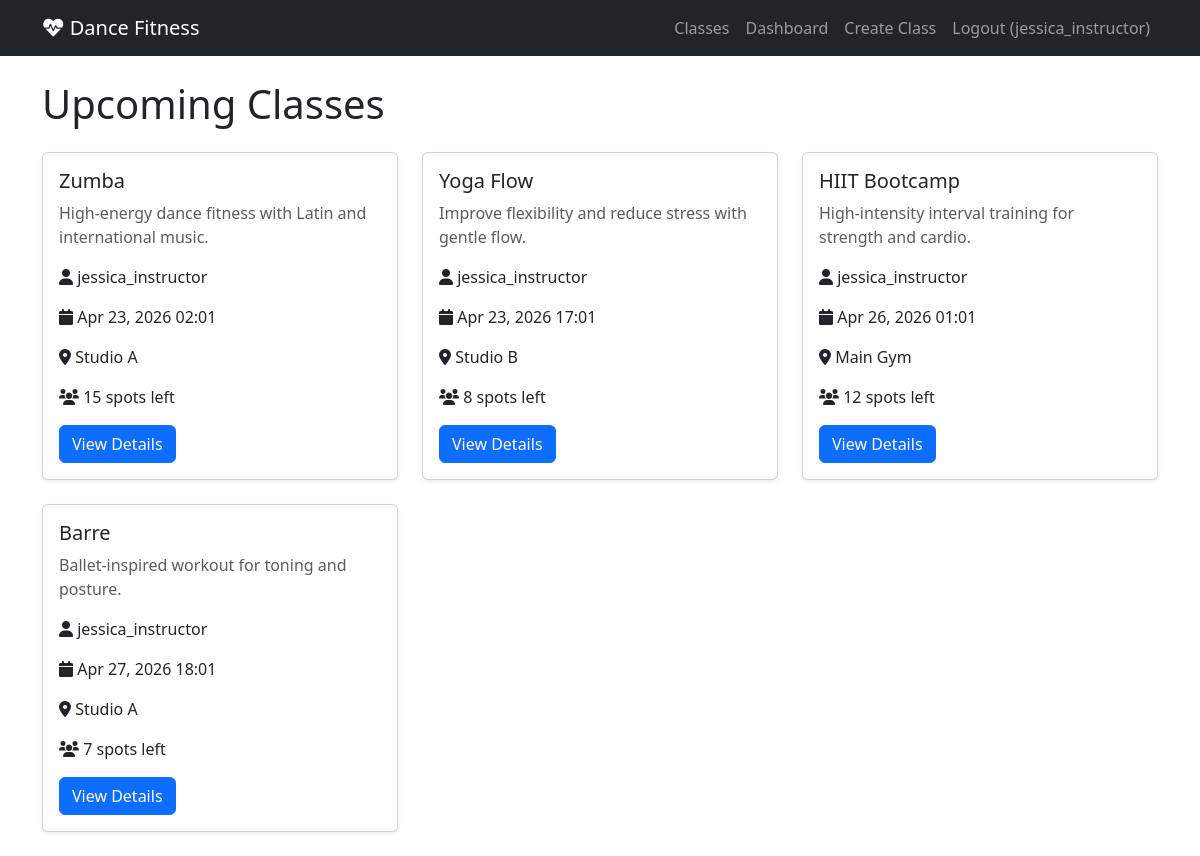
Screenshot of / (signed in) with the database file from the repository.
### booking/models.py (models this page shows, shortened)
class User(AbstractUser):
    is_instructor = models.BooleanField(default=False)
    bio = models.TextField(max_length=500, blank=True)

class ScheduledClass(models.Model):
    class_type = models.ForeignKey(ClassType, on_delete=models.CASCADE, related_name='scheduled_class')
    instructor = models.ForeignKey(User, on_delete=models.CASCADE, limit_choices_to={'is_instructor': True})
    start_time = models.DateTimeField()
    capacity = models.IntegerField(default=18)
    location = models.CharField(max_length=200)
    def remaining_spots(self):
        booked = self.bookings.filter(status='confirmed').count()
        return self.capacity - booked

class ClassType(models.Model):
    name = models.CharField(max_length=200)
    description = models.TextField()
    category = models.ForeignKey(Category, on_delete=models.SET_NULL, null=True, blank=True)
    duration = models.IntegerField(default=60)

### booking/views.py (the view)
# urls.py: path("", views.index, name="index"),
def index(request):
    upcoming_classes = ScheduledClass.objects.filter(
        start_time__gte=timezone.now()
    ).order_by('start_time')
    return render(request, "booking/index.html", {
        "classes": upcoming_classes
    })

### booking/templates/booking/index.html (shortened to what this page needs)
{% extends "booking/layout.html" %}
{% block body %}
    <h1 class="mb-4">Upcoming Classes</h1>
    <div class="row">
        {% for class in classes %}
            <div class="col-md-4 mb-4">
                <div class="card h-100 shadow-sm">
                    <div class="card-body">
                        <h5 class="card-title">{{ class.class_type.name }}</h5>
                        <p class="card-text text-muted">{{ class.class_type.description|truncatewords:15 }}</p>
                        <p><i class="fas fa-user"></i> {{ class.instructor.username }}</p>
                        <p><i class="fas fa-calendar"></i> {{ class.start_time|date:"M d, Y H:i" }}</p>
                        <p><i class="fas fa-map-marker-alt"></i> {{ class.location }}</p>
                        <p><i class="fas fa-users"></i> {{ class.remaining_spots }} spots left</p>
                        <a href="{% url 'class_detail' class.id %}" class="btn btn-primary">View Details</a>
                    </div>
                </div>
            </div>
        {% empty %}
            <p>No upcoming classes available.</p>
        {% endfor %}
    </div>
{% endblock %}

### booking/templates/booking/layout.html (shortened to what this page needs)
{% load static %}
<!DOCTYPE html>
<html lang="en">
<head>
    <link href="https://cdn.jsdelivr.net/npm/bootstrap@5.3.0/dist/css/bootstrap.min.css" rel="stylesheet">
    <link rel="stylesheet" href="https://cdnjs.cloudflare.com/ajax/libs/font-awesome/6.0.0/css/all.min.css">
</head>
<body>
    <nav class="navbar navbar-expand-lg navbar-dark bg-dark">
        <div class="container">
            <a class="navbar-brand" href="{% url 'index' %}">
                <i class="fas fa-heartbeat"></i> Dance Fitness
            </a>
            <div class="collapse navbar-collapse" id="navbarNav">
                <ul class="navbar-nav ms-auto">
                    <li class="nav-item">
                        <a class="nav-link" href="{% url 'index' %}">Classes</a>
                    </li>
                    {% if user.is_authenticated %}
                        <li class="nav-item">
                            <a class="nav-link" href="{% url 'dashboard' %}">Dashboard</a>
                        </li>
                        {% if user.is_instructor %}
                            <li class="nav-item">
                                <a class="nav-link" href="{% url 'create_class' %}">Create Class</a>
                            </li>
                        {% endif %}
                        <li class="nav-item">
                            <a class="nav-link" href="{% url 'logout' %}">Logout ({{ user.username }})</a>
                        </li>
                    {% endif %}
                </ul>
            </div>
        </div>
    </nav>
    <div class="container mt-4">
        {% block body %}
        {% endblock %}
    </div>
</body>
</html>

### rows the page displays
User: username "jessica_instructor"
ScheduledClass: class_type.name "Zumba", class_type.description "High-energy dance fitness with Latin and international music.", instructor.username "jessica_instructor", start_time "Apr 23, 2026 02:01", location "Studio A", remaining_spots "15"
ScheduledClass: class_type.name "Yoga Flow", class_type.description "Improve flexibility and reduce stress with gentle flow.", instructor.username "jessica_instructor", start_time "Apr 23, 2026 17:01", location "Studio B", remaining_spots "8"
ScheduledClass: class_type.name "HIIT Bootcamp", class_type.description "High-intensity interval training for strength and cardio.", instructor.username "jessica_instructor", start_time "Apr 26, 2026 01:01", location "Main Gym", remaining_spots "12"
ScheduledClass: class_type.name "Barre", class_type.description "Ballet-inspired workout for toning and posture.", instructor.username "jessica_instructor", start_time "Apr 27, 2026 18:01", location "Studio A", remaining_spots "7"
